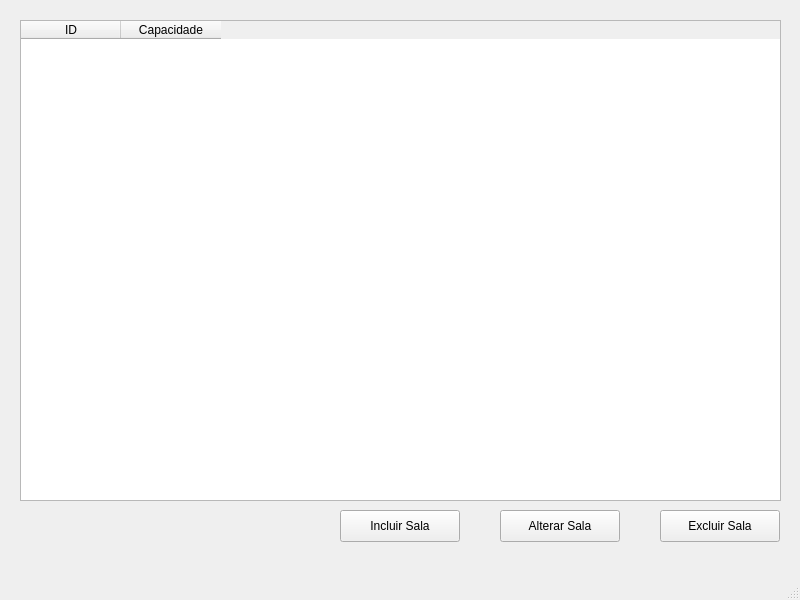
<?xml version="1.0" encoding="UTF-8"?>
<ui version="4.0">
 <class>MainWindow</class>
 <widget class="QMainWindow" name="MainWindow">
  <property name="geometry">
   <rect>
    <x>0</x>
    <y>0</y>
    <width>800</width>
    <height>600</height>
   </rect>
  </property>
  <property name="windowTitle">
   <string>Salas</string>
  </property>
  <widget class="QWidget" name="centralwidget">
   <widget class="QTableWidget" name="tableSalas">
    <property name="geometry">
     <rect>
      <x>20</x>
      <y>20</y>
      <width>761</width>
      <height>481</height>
     </rect>
    </property>
    <column>
     <property name="text">
      <string>ID</string>
     </property>
    </column>
    <column>
     <property name="text">
      <string>Capacidade</string>
     </property>
    </column>
   </widget>
   <widget class="QPushButton" name="btnIncluirSala">
    <property name="geometry">
     <rect>
      <x>340</x>
      <y>510</y>
      <width>120</width>
      <height>32</height>
     </rect>
    </property>
    <property name="text">
     <string>Incluir Sala</string>
    </property>
   </widget>
   <widget class="QPushButton" name="btnAlterarSala">
    <property name="geometry">
     <rect>
      <x>500</x>
      <y>510</y>
      <width>120</width>
      <height>32</height>
     </rect>
    </property>
    <property name="text">
     <string>Alterar Sala</string>
    </property>
   </widget>
   <widget class="QPushButton" name="btnExcluirSala">
    <property name="geometry">
     <rect>
      <x>660</x>
      <y>510</y>
      <width>120</width>
      <height>32</height>
     </rect>
    </property>
    <property name="text">
     <string>Excluir Sala</string>
    </property>
   </widget>
  </widget>
  <widget class="QMenuBar" name="menubar">
   <property name="geometry">
    <rect>
     <x>0</x>
     <y>0</y>
     <width>800</width>
     <height>22</height>
    </rect>
   </property>
  </widget>
  <widget class="QStatusBar" name="statusbar"/>
 </widget>
 <resources/>
 <connections/>
</ui>
